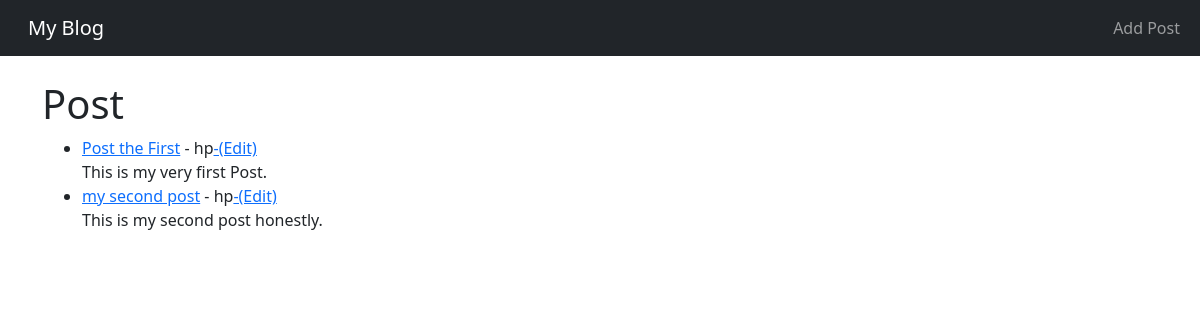
The app's page /, older data.
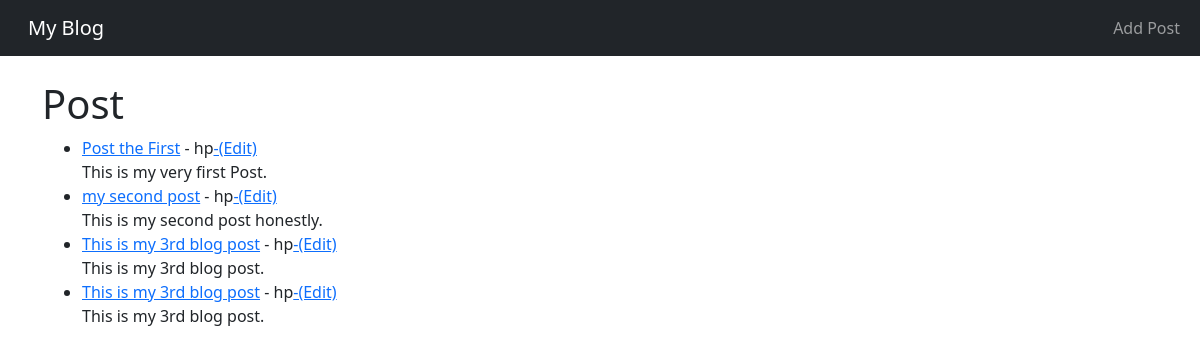
The same page, newer data.
### theblog/models.py (models this page shows, shortened)
class Post(models.Model):
    title=models.CharField(max_length=255)
    title_tag=models.CharField(max_length=255)
    author=models.ForeignKey(User,on_delete=models.CASCADE)
    body=models.TextField()

### theblog/views.py (the view)
# urls.py: path('',HomeView.as_view(),name="home"),
class HomeView(ListView):
    model=Post
    template_name='home.html'

### theblog/templates/home.html
 {% extends 'base.html' %}
 {% block content%}
    <h1>Post</h1>
<ul>
{% for post in object_list %}
   <li><a href="{% url 'article-detail' post.pk %}">{{post.title}}</a> - {{post.author}}<a href="{% url 'update_post' post.pk %}">-(Edit)</a><br/>
    {{post.body}}</li>
{% endfor %}
</ul>
 {% endblock %}

### theblog/templates/base.html (shortened to what this page needs)
<!doctype html>
<html lang="ar" dir="ltr">
  <head>
    <link rel="stylesheet" href="https://cdn.jsdelivr.net/npm/bootstrap@5.3.8/dist/css/bootstrap.rtl.min.css">
  </head>
  <body>
    <nav class="navbar navbar-expand-lg navbar-dark bg-dark">
  <div class="container-fluid">
    <a class="navbar-brand" href="{% url 'home' %}">My Blog</a>
    <div class="collapse navbar-collapse" id="navbarSupportedContent">
      <ul class="navbar-nav me-auto mb-2 mb-lg-0">
        <li class="nav-item">
          <a class="nav-link" href="{% url 'add_post' %}">Add Post</a>
        </li>
      </ul>
    </div>
  </div>
</nav>
    <br/>
    <div class="container">
        {% block content%}
         {% endblock %}
    </div>
  </body>
</html>

Row changes from the older to the newer data that the page shows:
added Post: title "This is my 3rd blog post", author "hp", body "This is my 3rd blog post."
added Post: title "This is my 3rd blog post", author "hp", body "This is my 3rd blog post."
